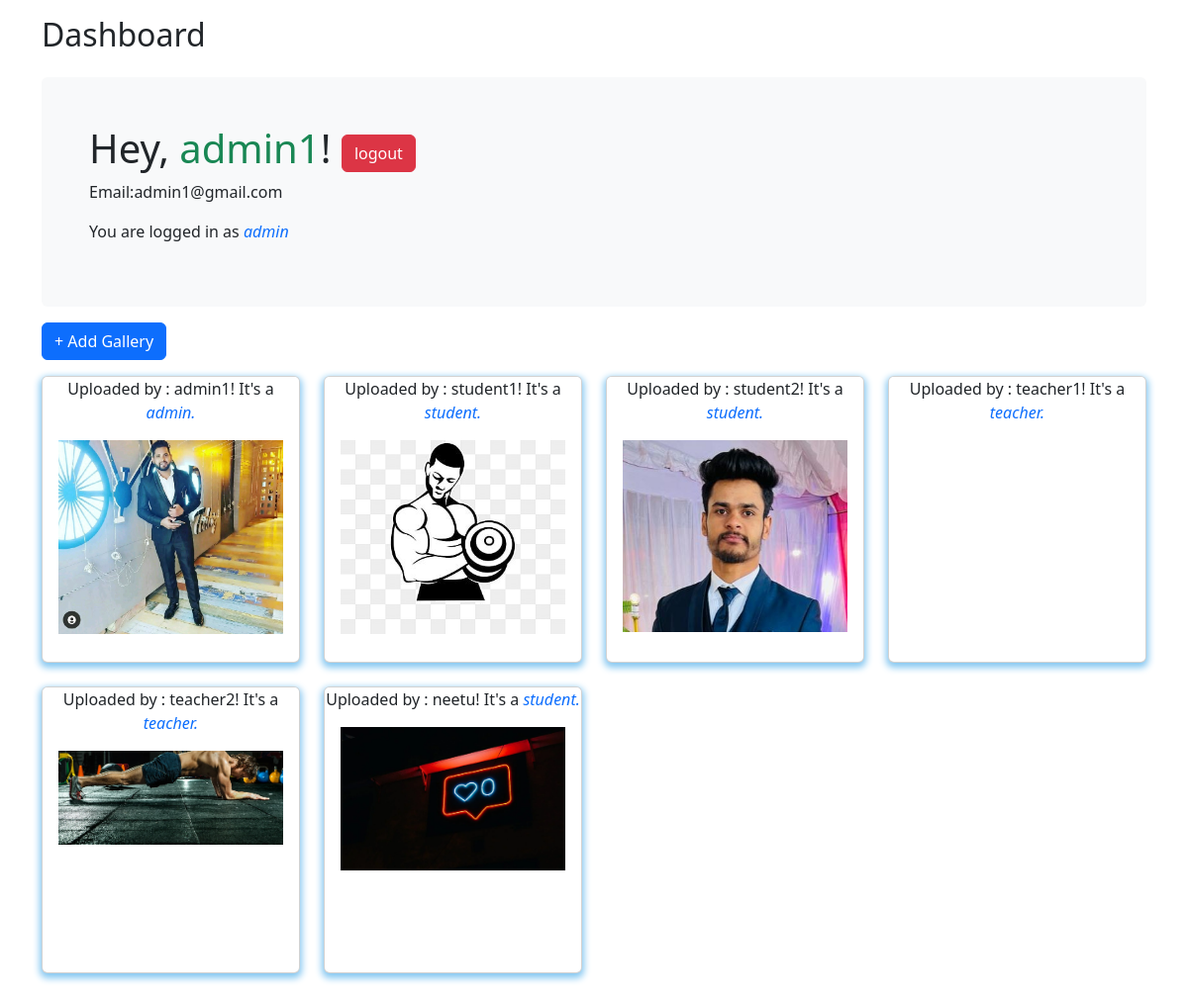
Screenshot of / (signed in) with the database file from the repository.
### users/models.py (models this page shows)
class User(AbstractUser):
    name=models.CharField(max_length=100, blank=True, null=True)
    email=models.EmailField(max_length=200,unique=True)
    phone =models.CharField(max_length=10, blank=True, null=True)
    user_type=models.CharField(max_length=10,
                               choices=
                               [
                                   ("admin","admin"),
                                   ("teacher","teacher"),
                                   ("student","student"),
                               ],
                               default='admin')
    USERNAME_FIELD = 'email'
    REQUIRED_FIELDS = ['username']

class Gallery(models.Model):
    user=models.ForeignKey(User,on_delete=models.CASCADE)
    image=models.ImageField(upload_to=create_path,null=True)
    datetime=models.DateTimeField(auto_now=True)

### users/views.py (the view, shortened to what this page needs)
# urls.py: path('', views.dashboard_view,name='dashboard'),
def dashboard_view(request):
    context = {}
    if not request.user.is_authenticated:
        return redirect("/login")
    if request.user.user_type == "admin":
        gallery = Gallery.objects.filter()
    if request.user.user_type=="teacher":
        gallery=Gallery.objects.filter(
            Q(Q(user=request.user) | Q(user__user_type='student'))
        )
    if request.user.user_type == "student":
        gallery = Gallery.objects.filter(user=request.user
        )
    form = GalleryForm(request.POST or None,request.FILES or None)
    context['gallery'] = gallery
    context['form'] = form
    return render(request,"students/dashboard.html",context)

### templates/students/dashboard.html (shortened to what this page needs)
{% extends 'base.html'%}
{% block body %}
<div class="container mt-3">
  <h2>Dashboard</h2>
  <div class="mt-4 p-5 bg-light rounded">
      <h1>Hey, <span class="text-success">{{request.user.name}}</span>! <a href="/logout" class="btn btn-danger">logout</a>
    </h1>
    <p>Email:{{request.user}}</p>
      <p>You are logged in as <i class="text-lowercase text-primary">{{request.user.user_type}}</i></p>
  </div>
</div>
<div class="container my-3">
    <button type="button" class="btn btn-primary float-right" data-bs-toggle="modal" data-bs-target="#myModal">
  + Add Gallery
</button>
</div>
<div class="container mb-5">
    <div class="row">
        {% for gal in gallery%}
        <div class="col-md-3 mb-4">
            <div class="card box">
                 <div class="card-header">
                    <div class="description">
                    <p>Uploaded by : <span>{{gal.user.name}}</span>! It's a <i class="text-primary">{{gal.user.user_type}}.</i></p>
                </div>
                </div>
                <div class="card-body">
                    <img src="/media/{{gal.image}}" width="100%">
                </div>
            </div>
        </div>
        {% endfor %}
    </div>
</div>
{% endblock%}

### templates/base.html (shortened to what this page needs)
<!DOCTYPE html>
<html lang="en">
<head>
  <link href="https://cdn.jsdelivr.net/npm/bootstrap@5.2.3/dist/css/bootstrap.min.css" rel="stylesheet">
  </head>
<body class="g-sidenav-show   bg-gray-100">
{% block body %} base{% endblock%}
</body>
</html>

### templates/students/dashboard.html (style rules this page uses)
.box { transition:5s; height: 290px; overflow: hidden; box-shadow: 0px 3px 7px 2px #84c7f1; cursor: pointer; position:relative; }
.box img { transition:5s; cursor:pinter; }
.description { z-index: 99999; position: absolute; top: 0; background: #fff; width: 100%; left: 0; text-align: center; }

### rows the page displays
User: user.name "admin1", user "admin1@gmail.com", user.user_type "admin"
Gallery: user.name "admin1", user.user_type "admin", image (picture)
Gallery: user.name "student1", user.user_type "student", image (picture)
Gallery: user.name "student2", user.user_type "student", image (picture)
Gallery: user.name "teacher1", user.user_type "teacher"
Gallery: user.name "teacher2", user.user_type "teacher", image (picture)
Gallery: user.name "neetu", user.user_type "student", image (picture)
